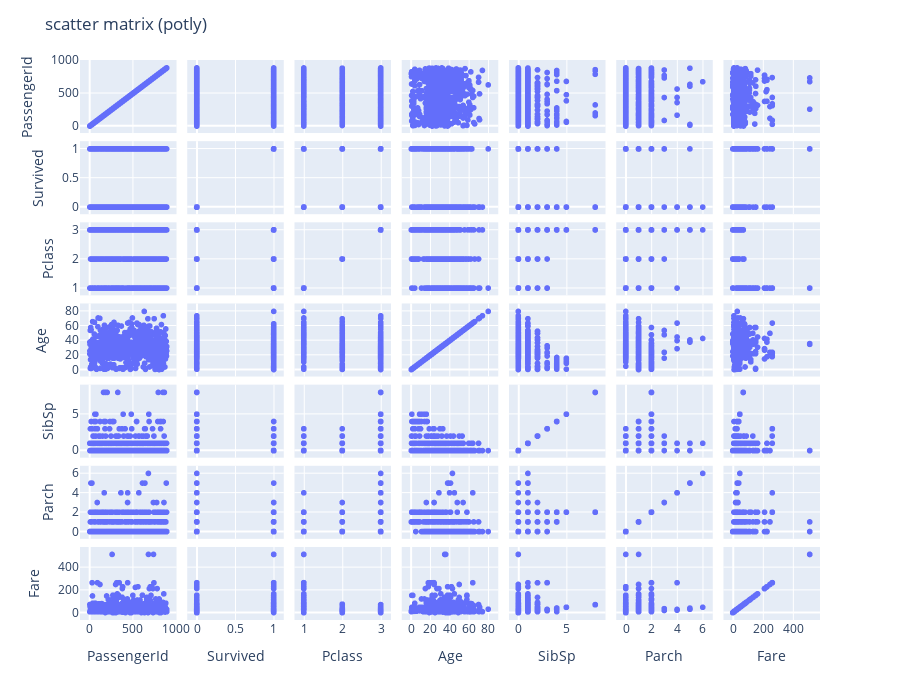

Notebook code cell kept with this figure:
### Code cell
fig = px.scatter_matrix(df, dimensions=df.select_dtypes(include=np.number).columns)
fig.update_layout(title="scatter matrix (potly)", width=900,height=700)
fig.show()

### Figure 1 — Plotly figure (JSON) as saved in the notebook; plotly's stock layout.template omitted (floating-point values rounded to 4 significant figures; data arrays with more than 128 entries replaced by an {"elided": "..."} marker saying what was removed)
{"data": [{"dimensions": [{"axis": {"matches": true}, "label": "PassengerId", "values": {"elided": "891 int values"}}, {"axis": {"matches": true}, "label": "Survived", "values": {"elided": "891 int values"}}, {"axis": {"matches": true}, "label": "Pclass", "values": {"elided": "891 int values"}}, {"axis": {"matches": true}, "label": "Age", "values": {"elided": "891 float values"}}, {"axis": {"matches": true}, "label": "SibSp", "values": {"elided": "891 int values"}}, {"axis": {"matches": true}, "label": "Parch", "values": {"elided": "891 int values"}}, {"axis": {"matches": true}, "label": "Fare", "values": {"elided": "891 float values"}}], "hovertemplate": "%{xaxis.title.text}=%{x}<br>%{yaxis.title.text}=%{y}<extra></extra>", "legendgroup": "", "marker": {"color": "#636efa", "symbol": "circle"}, "name": "", "showlegend": false, "type": "splom"}], "layout": {"dragmode": "select", "height": 700, "legend": {"tracegroupgap": 0}, "margin": {"t": 60}, "title": {"text": "scatter matrix (potly)"}, "width": 900}}
